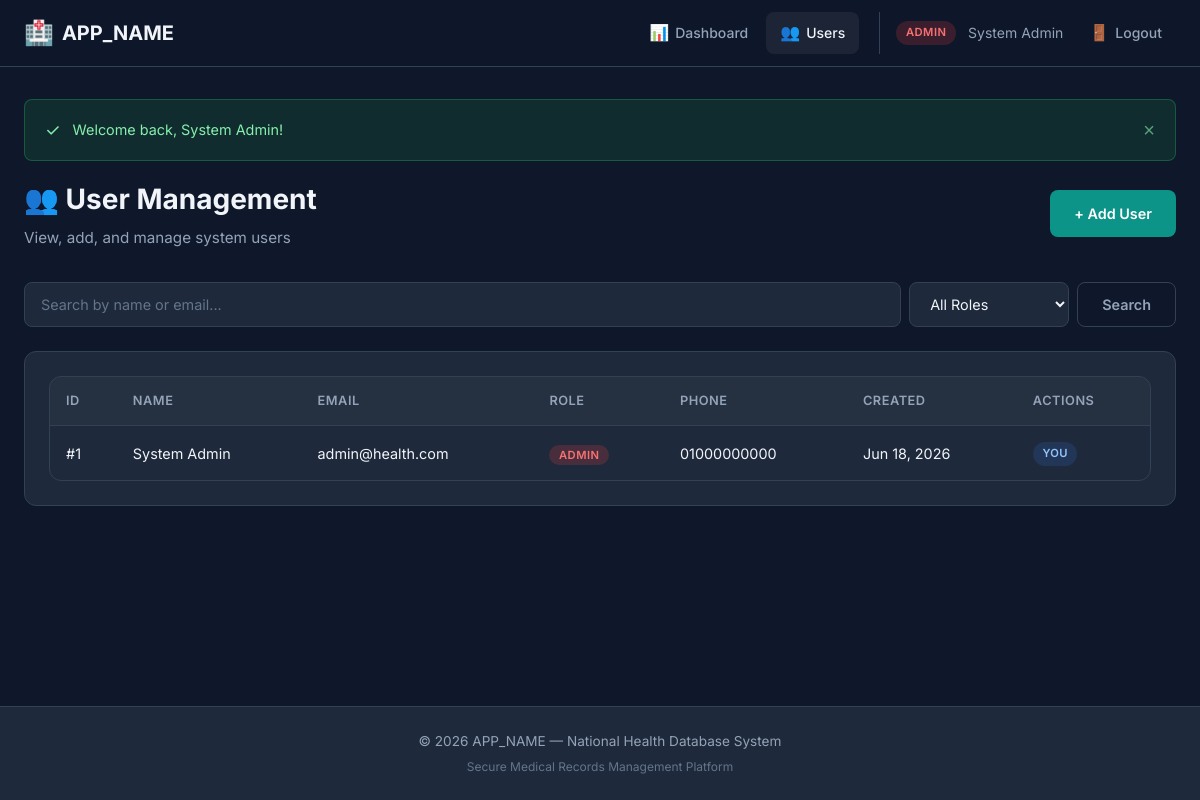
The page /pages/admin/users.php (signed in) on the database its author committed.
### tables this page shows
CREATE TABLE IF NOT EXISTS users (
    id INT AUTO_INCREMENT PRIMARY KEY,
    name VARCHAR(100) NOT NULL,
    email VARCHAR(150) NOT NULL UNIQUE,
    password VARCHAR(255) NOT NULL,
    role ENUM('admin','doctor','patient') NOT NULL,
    phone VARCHAR(20) DEFAULT NULL,
    created_at TIMESTAMP DEFAULT CURRENT_TIMESTAMP
);

### classes/Database.php (called while the page is built, shortened)
<?php
class Database {
    private static ?Database $instance = null;
    private PDO $connection;
    private function __construct() {
        $dsn = "mysql:host=" . DB_HOST . ";dbname=" . DB_NAME . ";charset=" . DB_CHARSET;
        $options = [
            PDO::ATTR_ERRMODE            => PDO::ERRMODE_EXCEPTION,
            PDO::ATTR_DEFAULT_FETCH_MODE => PDO::FETCH_ASSOC,
            PDO::ATTR_EMULATE_PREPARES   => false,
        ];
        try {
            $this->connection = new PDO($dsn, DB_USER, DB_PASS, $options);
        } catch (PDOException $e) {
            die("Database connection failed. Please contact administrator.");
        }
    }
    public static function getInstance(): Database {
        if (self::$instance === null) {
            self::$instance = new Database();
        }
        return self::$instance;
    }
    public function getConnection(): PDO {
        return $this->connection;
    }
}

### classes/User.php (called while the page is built, shortened)
<?php
require_once __DIR__ . '/Database.php';
abstract class User {
    public function __construct(?int $id = null, string $name = '', string $email = '', string $role = '') {
        $this->db = Database::getInstance()->getConnection();
    }
}

### classes/Admin.php (called while the page is built, shortened)
<?php
require_once __DIR__ . '/User.php';
class Admin extends User {
    public function getUsers(?string $roleFilter = null): array {
        if ($roleFilter) {
            $stmt = $this->db->prepare("SELECT id, name, email, role, phone, created_at FROM users WHERE role = :role ORDER BY created_at DESC");
            $stmt->execute([':role' => $roleFilter]);
        } else {
            $stmt = $this->db->prepare("SELECT id, name, email, role, phone, created_at FROM users ORDER BY created_at DESC");
            $stmt->execute();
        }
        return $stmt->fetchAll();
    }
}

### pages/admin/users.php (the view, shortened to what this page needs)
<?php
require_once __DIR__ . '/../../classes/Admin.php';
require_once __DIR__ . '/../../includes/helpers.php';
$admin = new Admin((int)$_SESSION['user_id'], $_SESSION['user_name'], $_SESSION['user_email']);
$searchKeyword = trim($_GET['search'] ?? '');
if (!empty($searchKeyword)) {
    $users = $admin->searchUsers($searchKeyword);
} else {
    $users = $admin->getUsers();
}
include __DIR__ . '/../../includes/header.php';
?>
<div class="page-header page-header-flex">
    <div>
        <h1>👥 User Management</h1>
        <p>View, add, and manage system users</p>
    </div>
    <a href="<?= APP_URL ?>/pages/admin/add_user.php" class="btn btn-primary" id="add-user-btn">+ Add User</a>
</div>
<div class="search-bar" id="user-search">
    <form method="GET" action="" style="display:flex; gap:0.5rem; flex:1;">
        <input type="text" name="search" class="form-control" placeholder="Search by name or email..."
               value="<?= sanitize($searchKeyword) ?>" id="search-input">
        <select name="role" class="form-control" style="max-width:160px;" onchange="this.form.submit()">
            <option value="">All Roles</option>
        </select>
        <button type="submit" class="btn btn-outline">Search</button>
    </form>
</div>
<div class="card">
    <?php if (!empty($users)): ?>
        <div class="table-wrapper">
            <table id="users-table">
                <thead>
                    <tr>
                        <th>ID</th>
                        <th>Name</th>
                        <th>Email</th>
                        <th>Role</th>
                        <th>Phone</th>
                        <th>Created</th>
                        <th>Actions</th>
                    </tr>
                </thead>
                <tbody>
                    <?php foreach ($users as $user): ?>
                        <tr>
                            <td>#<?= (int)$user['id'] ?></td>
                            <td><?= sanitize($user['name']) ?></td>
                            <td><?= sanitize($user['email']) ?></td>
                            <td><span class="user-badge role-<?= sanitize($user['role']) ?>"><?= sanitize(ucfirst($user['role'])) ?></span></td>
                            <td><?= sanitize($user['phone'] ?? '—') ?></td>
                            <td><?= formatDate($user['created_at']) ?></td>
                            <td>
                                <?php if ((int)$user['id'] !== (int)$_SESSION['user_id']): ?>
                                    <form method="POST" action="" style="display:inline;">
                                        <input type="hidden" name="delete_user_id" value="<?= (int)$user['id'] ?>">
                                        <button type="submit" class="btn btn-danger btn-sm" data-confirm="Are you sure you want to delete this user? All their records will be deleted too.">Delete</button>
                                    </form>
                                <?php else: ?>
                                    <span class="badge badge-info">You</span>
                                <?php endif; ?>
                            </td>
                        </tr>
                    <?php endforeach; ?>
                </tbody>
            </table>
        </div>
    <?php endif; ?>
</div>
<?php include __DIR__ . '/../../includes/footer.php'; ?>

### includes/header.php (shortened to what this page needs)
<?php
require_once __DIR__ . '/../config/database.php';
require_once __DIR__ . '/helpers.php';
$isLoggedIn = isset($_SESSION['user_id']);
$userRole = $_SESSION['user_role'] ?? '';
$userName = $_SESSION['user_name'] ?? '';
?>
<!DOCTYPE html>
<html lang="en">
<head>
    <link rel="stylesheet" href="<?= APP_URL ?>/assets/css/style.css">
</head>
<body>
    <nav class="navbar" id="main-navbar">
        <div class="nav-container">
            <a href="<?= APP_URL ?>" class="nav-brand" id="nav-brand">
                <span class="brand-icon">🏥</span>
                <span class="brand-text"><?= APP_NAME ?></span>
            </a>
            <div class="nav-menu" id="nav-menu">
                <?php if ($isLoggedIn): ?>
                    <?php if ($userRole === 'admin'): ?>
                        <a href="<?= APP_URL ?>/pages/admin/dashboard.php" class="nav-link <?= isCurrentPage('dashboard.php') ? 'active' : '' ?>" id="nav-admin-dashboard">
                            <span class="nav-icon">📊</span> Dashboard
                        </a>
                        <a href="<?= APP_URL ?>/pages/admin/users.php" class="nav-link <?= isCurrentPage('users.php') ? 'active' : '' ?>" id="nav-admin-users">
                            <span class="nav-icon">👥</span> Users
                        </a>
                    <?php endif; ?>
                    <div class="nav-user" id="nav-user">
                        <span class="user-badge role-<?= sanitize($userRole) ?>"><?= sanitize(ucfirst($userRole)) ?></span>
                        <span class="user-name"><?= sanitize($userName) ?></span>
                        <a href="<?= APP_URL ?>/pages/auth/logout.php" class="nav-link logout-link" id="nav-logout">
                            <span class="nav-icon">🚪</span> Logout
                        </a>
                    </div>
                <?php endif; ?>
            </div>
        </div>
    </nav>
    <main class="main-content" id="main-content">
        <div class="container">
            <?= displayFlashMessages() ?>

### includes/helpers.php (shortened to what this page needs)
<?php
function sanitize(string $data): string {
    return htmlspecialchars($data, ENT_QUOTES, 'UTF-8');
}
function getFlash(string $type): ?string {
    $key = 'flash_' . $type;
    if (isset($_SESSION[$key])) {
        $message = $_SESSION[$key];
        return $message;
    }
    return null;
}
function displayFlashMessages(): string {
    $html = '';
    $types = ['success', 'error', 'warning', 'info'];
    foreach ($types as $type) {
        $message = getFlash($type);
        if ($message) {
            $iconMap = [
                'success' => '✓',
                'error'   => '✕',
                'warning' => '⚠',
                'info'    => 'ℹ',
            ];
            $icon = $iconMap[$type] ?? '';
            $html .= '<div class="alert alert-' . $type . '" id="flash-' . $type . '">';
            $html .= '<span class="alert-icon">' . $icon . '</span>';
            $html .= '<span class="alert-message">' . sanitize($message) . '</span>';
            $html .= '<button class="alert-close" onclick="this.parentElement.remove()">×</button>';
            $html .= '</div>';
        }
    }
    return $html;
}
function isCurrentPage(string $page): bool {
    $currentPage = basename($_SERVER['PHP_SELF']);
    return $currentPage === $page;
}
function formatDate(string $date, string $format = 'M d, Y'): string {
    return date($format, strtotime($date));
}

### includes/footer.php (shortened to what this page needs)
        </div>
    </main>
    <footer class="footer" id="main-footer">
        <div class="container">
            <div class="footer-content">
                <p class="footer-text">
                    &copy; <?= date('Y') ?> <?= APP_NAME ?> — National Health Database System
                </p>
                <p class="footer-sub">
                    Secure Medical Records Management Platform
                </p>
            </div>
        </div>
    </footer>
</body>
</html>

### rows shown on the page
users: id "1", name "System Admin", email "admin@health.com", role "ADMIN", phone "01000000000", created_at "Jun 18, 2026", shows "YOU"

### other values the page prints
APP_NAME "APP_NAME"
$userRole "ADMIN"
$userName "System Admin"
$icon "✓"
$message "Welcome back, System Admin!"
